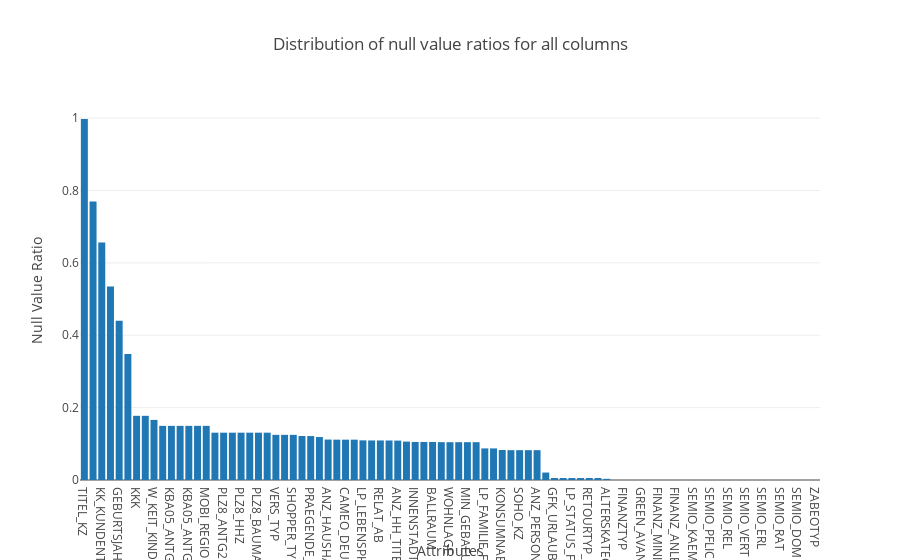

Notebook cell for this chart:
### Code cell
# Investigate patterns in the amount of missing data in each column.



feat_info.sort_values('NULL_RATIO' , ascending=False, inplace=True)
data = [go.Bar(
            x=feat_info['attribute'],
            y=feat_info['NULL_RATIO']
    )]

layout= dict(title = 'Distribution of null value ratios for all columns',
              xaxis = dict(title = 'Attributes'),
              yaxis = dict(title = 'Null Value Ratio'))
fig = go.Figure(data=data, layout=layout)

iplot(fig)

### Figure 1 — Plotly figure (JSON) as saved in the notebook; plotly's stock layout.template omitted (floating-point values rounded to 4 significant figures)
{"data": [{"type": "bar", "x": ["TITEL_KZ", "AGER_TYP", "KK_KUNDENTYP", "KBA05_BAUMAX", "GEBURTSJAHR", "ALTER_HH", "KKK", "REGIOTYP", "W_KEIT_KIND_HH", "KBA05_ANTG1", "KBA05_ANTG2", "KBA05_ANTG3", "KBA05_ANTG4", "KBA05_GBZ", "MOBI_REGIO", "PLZ8_ANTG3", "PLZ8_ANTG2", "PLZ8_GBZ", "PLZ8_HHZ", "PLZ8_ANTG1", "PLZ8_BAUMAX", "PLZ8_ANTG4", "VERS_TYP", "HEALTH_TYP", "SHOPPER_TYP", "NATIONALITAET_KZ", "PRAEGENDE_JUGENDJAHRE", "KBA13_ANZAHL_PKW", "ANZ_HAUSHALTE_AKTIV", "CAMEO_INTL_2015", "CAMEO_DEU_2015", "CAMEO_DEUG_2015", "LP_LEBENSPHASE_FEIN", "ARBEIT", "RELAT_AB", "ORTSGR_KLS9", "ANZ_HH_TITEL", "LP_LEBENSPHASE_GROB", "INNENSTADT", "EWDICHTE", "BALLRAUM", "GEBAEUDETYP_RASTER", "WOHNLAGE", "OST_WEST_KZ", "MIN_GEBAEUDEJAHR", "GEBAEUDETYP", "LP_FAMILIE_FEIN", "LP_FAMILIE_GROB", "KONSUMNAEHE", "WOHNDAUER_2008", "SOHO_KZ", "ANZ_TITEL", "ANZ_PERSONEN", "HH_EINKOMMEN_SCORE", "GFK_URLAUBERTYP", "CJT_GESAMTTYP", "LP_STATUS_FEIN", "LP_STATUS_GROB", "RETOURTYP_BK_S", "ONLINE_AFFINITAET", "ALTERSKATEGORIE_GROB", "FINANZ_UNAUFFAELLIGER", "FINANZTYP", "FINANZ_HAUSBAUER", "GREEN_AVANTGARDE", "FINANZ_SPARER", "FINANZ_MINIMALIST", "FINANZ_VORSORGER", "FINANZ_ANLEGER", "ANREDE_KZ", "SEMIO_KAEM", "SEMIO_SOZ", "SEMIO_PFLICHT", "SEMIO_FAM", "SEMIO_REL", "SEMIO_MAT", "SEMIO_VERT", "SEMIO_LUST", "SEMIO_ERL", "SEMIO_KULT", "SEMIO_RAT", "SEMIO_KRIT", "SEMIO_DOM", "SEMIO_TRADV", "ZABEOTYP"], "y": [0.9976, 0.7696, 0.656, 0.5347, 0.4402, 0.3481, 0.1774, 0.1774, 0.1661, 0.1496, 0.1496, 0.1496, 0.1496, 0.1496, 0.1496, 0.1307, 0.1307, 0.1307, 0.1307, 0.1307, 0.1307, 0.1307, 0.1248, 0.1248, 0.1248, 0.1215, 0.1214, 0.1187, 0.1118, 0.1115, 0.1115, 0.1115, 0.1095, 0.1093, 0.1093, 0.1091, 0.1088, 0.1061, 0.1052, 0.1052, 0.1052, 0.1045, 0.1045, 0.1045, 0.1045, 0.1045, 0.08729, 0.08729, 0.083, 0.08247, 0.08247, 0.08247, 0.08247, 0.02059, 0.005446, 0.005446, 0.005446, 0.005446, 0.005446, 0.005446, 0.003233, 0, 0, 0, 0, 0, 0, 0, 0, 0, 0, 0, 0, 0, 0, 0, 0, 0, 0, 0, 0, 0, 0, 0, 0]}], "layout": {"title": "Distribution of null value ratios for all columns", "xaxis": {"title": "Attributes"}, "yaxis": {"title": "Null Value Ratio"}}}
